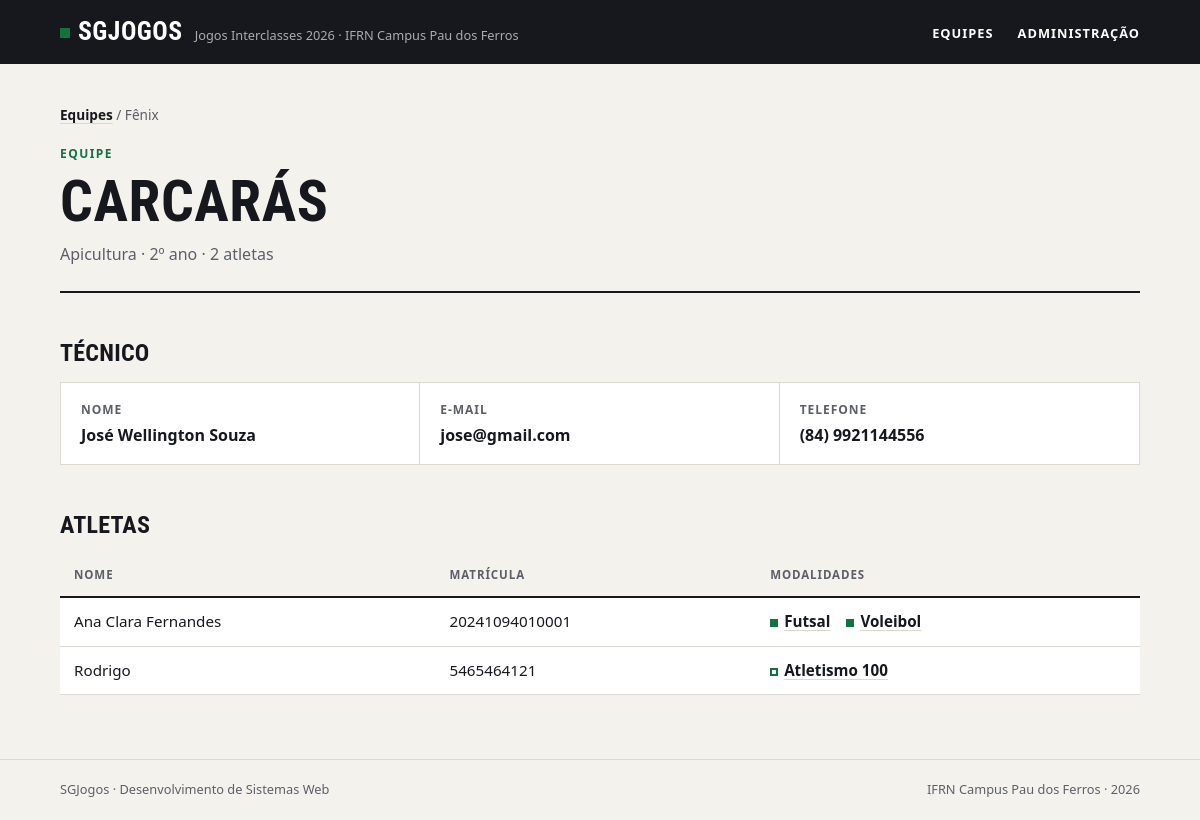
The page /equipes/3/ on the database its author committed.
### jogos/models.py (models this page shows)
class Equipe(models.Model):
    nome = models.CharField(max_length=50, unique=True)
    curso = models.CharField(max_length=50)
    cor = models.CharField(max_length=50)
    criada_em = models.DateField(auto_now_add=True)
    class Meta:
        verbose_name = 'Equipe'
        verbose_name_plural = 'Equipes'
        ordering = ['nome']
    def __str__(self):
        return self.nome

class Tecnico(models.Model):
    nome = models.CharField(max_length=50)
    email = models.EmailField(max_length=254)
    telefone = models.CharField(max_length=50)
    equipe = models.OneToOneField("Equipe", on_delete=models.CASCADE, related_name='tecnico')
    class Meta:
        verbose_name = 'Tecnico'
        verbose_name_plural = 'Tecnicos'
        ordering = ['nome']
    def __str__(self):
        return self.nome

class Atleta(models.Model):
    nome = models.CharField(max_length=50)
    matricula = models.CharField(max_length=50, unique=True)
    data_nascimento = models.DateField()
    equipe = models.ForeignKey("Equipe", on_delete=models.PROTECT, related_name='atletas')
    modalidades = models.ManyToManyField("Modalidade", null=True, blank=True, related_name='atletas')
    class Meta:
        verbose_name = 'Atleta'
        verbose_name_plural = 'Atletas'
        ordering = ['nome']
    def __str__(self):
        return self.nome

class Modalidade(models.Model):
    class Tipo(models.TextChoices):
        COLETIVO = 'coletivo'
        INDIVIDUAL = 'individual'
    nome = models.CharField(max_length=50, unique=True)
    tipo = models.CharField(choices=Tipo)
    max_atletas = models.PositiveIntegerField()
    class Meta:
        verbose_name = 'Modalidade'
        verbose_name_plural = 'Modalidades'
        ordering = ['nome']
    def __str__(self):
        return self.nome

### jogos/views.py (the view)
# urls.py: path('equipes/<int:id>/', equipe, name="equipe"),
def equipe(request, id):
    equipe = get_object_or_404(
        Equipe,
        id=id
    )
    return render(request, "jogos/equipe.html", {'equipe': equipe})

### jogos/templates/jogos/equipe.html (shortened to what this page needs)
{% extends "base.html" %}
{% block main %}
        <nav class="trilha"><a href="{% url "jogos:index" %}">Equipes</a> / Fênix</nav>
        <header class="topo">
            <span class="sobretitulo">Equipe</span>
            <h1>{{equipe}}</h1>
            <p class="descricao">{{equipe.curso}} · {{equipe.atletas.count}} atletas</p>
        </header>
        {% if equipe.tecnico %}
            <h2>Técnico</h2>
            <dl class="numeros ficha">
                <div>
                    <dt>Nome</dt>
                    <dd>{{equipe.tecnico}}</dd>
                </div>
                <div>
                    <dt>E-mail</dt>
                    <dd>{{equipe.tecnico.email}}</dd>
                </div>
                <div>
                    <dt>Telefone</dt>
                    <dd>{{equipe.tecnico.telefone}}</dd>
                </div>
            </dl>
        {% else %}
            <p class="aviso">Esta equipe ainda não tem técnico cadastrado.</p>
        {% endif %}
        <h2>Atletas</h2>
        <div class="tabela">
            <table>
                <thead>
                    <tr>
                        <th>Nome</th>
                        <th>Matrícula</th>
                        <th>Modalidades</th>
                    </tr>
                </thead>
                <tbody>
                    {% for atleta in equipe.atletas.all %}
                        <tr>
                            <td>{{atleta}}</td>
                            <td>{{atleta.matricula}}</td>
                            <td>
                                <ul class="modalidades">
                                    {% for modalidade in atleta.modalidades.all %}
                                        <li><a class="{{modalidade.tipo}}" href="{% url "jogos:modalidade" modalidade.id %}">{{modalidade}}</a></li>
                                    {% endfor %}
                                </ul>
                            </td>
                        </tr>
                    {% empty %}
                        <tr><td class="vazio" colspan="3">Nenhum atleta inscrito.</td></tr>
                    {% endfor %}
                </tbody>
            </table>
        </div>
{% endblock main %}

### jogos/static/css/style.css (style rules this page uses)
:root { --papel: #f4f2ed; --branco: #ffffff; --tinta: #16181d; --tinta-suave: #5c5f67; --linha: #dcd8ce; --verde: #12733f; --verde-claro: #e2efe6; --fonte-texto: system-ui, -apple-system, "Segoe UI", Roboto, Ubuntu, "Helvetica Neue", Arial, sans-serif; --fonte-titulo: "Bahnschrift SemiCondensed", "Bahnschrift", "Avenir Next Condensed", "Roboto Condensed", "Ubuntu Condensed", "Arial Narrow", var(--fonte-texto); }
*, *::before, *::after { box-sizing: border-box; }
* { margin: 0; padding: 0; }
body { min-height: 100vh; display: flex; flex-direction: column; background: var(--papel); color: var(--tinta); font-family: var(--fonte-texto); font-size: 1rem; line-height: 1.55; -webkit-font-smoothing: antialiased; }
a { color: inherit; }
ul { list-style: none; }
h1, h2, h3 { font-family: var(--fonte-titulo); font-stretch: condensed; font-weight: 700; line-height: 1.05; text-transform: uppercase; letter-spacing: 0.01em; }
.topo { padding-bottom: 24px; margin-bottom: 32px; border-bottom: 2px solid var(--tinta); }
.sobretitulo { display: block; margin-bottom: 8px; color: var(--verde); font-size: 0.75rem; font-weight: 700; letter-spacing: 0.12em; text-transform: uppercase; }
h1 { font-size: clamp(2.2rem, 6vw, 3.6rem); }
.descricao { max-width: 60ch; margin-top: 10px; color: var(--tinta-suave); }
h2 { margin: 48px 0 16px; font-size: 1.5rem; }
.trilha { margin-bottom: 20px; color: var(--tinta-suave); font-size: 0.85rem; }
.trilha a { color: var(--tinta); font-weight: 600; text-decoration-color: var(--linha); text-underline-offset: 3px; }
.numeros { display: grid; grid-template-columns: repeat(auto-fit, minmax(180px, 1fr)); border: 1px solid var(--linha); background: var(--branco); }
.numeros div { padding: 18px 20px; border-right: 1px solid var(--linha); }
.numeros div:last-child { border-right: none; }
.numeros dt { color: var(--tinta-suave); font-size: 0.75rem; font-weight: 700; letter-spacing: 0.08em; text-transform: uppercase; }
.numeros dd { margin-top: 4px; font-family: var(--fonte-titulo); font-stretch: condensed; font-size: 1.6rem; font-weight: 700; line-height: 1.15; font-variant-numeric: tabular-nums; overflow-wrap: anywhere; }
.tabela { overflow-x: auto; }
table { width: 100%; border-collapse: collapse; background: var(--branco); font-size: 0.95rem; font-variant-numeric: tabular-nums; }
th, td { padding: 12px 14px; border-bottom: 1px solid var(--linha); text-align: left; vertical-align: top; }
th { border-bottom: 2px solid var(--tinta); background: var(--papel); color: var(--tinta-suave); font-size: 0.72rem; font-weight: 700; letter-spacing: 0.08em; text-transform: uppercase; }
td a { font-weight: 600; text-decoration-color: var(--linha); text-underline-offset: 3px; }
.modalidades { display: flex; flex-wrap: wrap; gap: 4px 16px; }
.modalidades a::before { content: ""; display: inline-block; width: 8px; height: 8px; margin-right: 6px; background: var(--verde); }
.modalidades a.individual::before { background: transparent; box-shadow: inset 0 0 0 2px var(--verde); }
.numeros.ficha dd { font-family: var(--fonte-texto); font-stretch: normal; font-size: 1rem; font-weight: 600; line-height: 1.4; }

### rows shown on the page
Equipe: nome "CARCARÁS", curso "Apicultura · 2º ano", atletas.count "2", tecnico "José Wellington Souza", tecnico.email "jose@gmail.com", tecnico.telefone "(84) 9921144556"
Atleta: nome "Ana Clara Fernandes", matricula "20241094010001"
Modalidade: nome "Futsal"
Modalidade: nome "Voleibol"
Atleta: nome "Rodrigo", matricula "5465464121"
Modalidade: nome "Atletismo 100"
